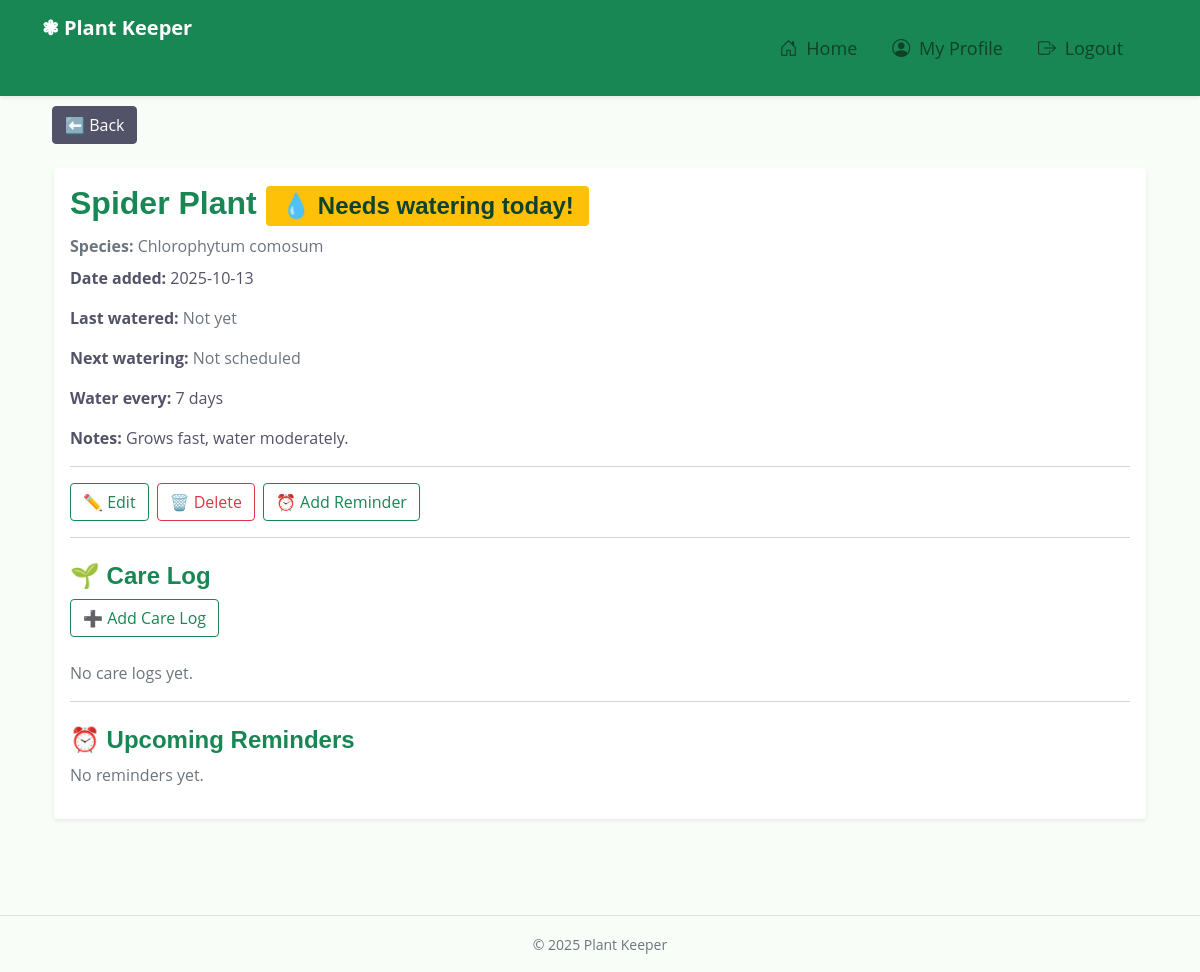
The app's page /plants/11/ (signed in) with its own data.
### main_app/models.py (models this page shows, shortened)
class Plant(models.Model):
    name = models.CharField(max_length=100)
    species = models.CharField(max_length=100)
    date_added = models.DateField(auto_now_add=True)
    last_watered_date = models.DateField(blank=True, null=True)
    watering_frequency = models.IntegerField(
        default=7, help_text="Days between watering"
    )
    notes = models.TextField(blank=True)
    user = models.ForeignKey(User, on_delete=models.CASCADE)
    def next_watering_date(self):
        if self.last_watered_date:
            return self.last_watered_date + timedelta(days=self.watering_frequency)
        return None
    @property
    def needs_watering(self):
        if not self.last_watered_date:
            return True
        days_passed = (date.today() - self.last_watered_date).days
        return days_passed >= self.watering_frequency

### main_app/views.py (the view)
# urls.py: path("plants/<int:pk>/", views.PlantDetail.as_view(), name="plant_detail"),
class PlantDetail(LoginRequiredMixin, DetailView):
    model = Plant
    template_name = "plants/detail.html"
    context_object_name = "plant"
    def get_context_data(self, **kwargs):
        context = super().get_context_data(**kwargs)
        plant = self.get_object()
        context["reminders"] = Reminder.objects.filter(
            plant=plant, is_completed=False, reminder_date__gte=date.today()
        ).order_by("reminder_date")
        context["today_reminders"] = Reminder.objects.filter(
            plant=plant, is_completed=False, reminder_date=date.today()
        )
        context['care_logs'] = CareLog.objects.filter(plant=plant).order_by('-date')
        return context

### main_app/templates/plants/detail.html (shortened to what this page needs)
{% extends "base.html" %}
{% block content %}
<div class="container py-5 position-relative">
  <a href="{% url 'plant_list' %}" class="btn btn-secondary back-btn">⬅️ Back</a>
  <div class="card shadow-sm border-0 mt-4">
    <div class="card-body">
      <h2 class="text-success">
        {{ plant.name }}
        {% if plant.needs_watering %}
            <span class="badge bg-warning text-dark">💧 Needs watering today!</span>
        {% endif %}
      </h2>
      <p class="text-muted mb-2"><strong>Species:</strong> {{ plant.species }}</p>
      <p><strong>Date added:</strong> {{ plant.date_added|date:"Y-m-d" }}</p>
      <p><strong>Last watered:</strong>
        {% if plant.last_watered_date %}
          {{ plant.last_watered_date|date:"Y-m-d" }}
        {% else %}
          <span class="text-muted">Not yet</span>
        {% endif %}
      </p>
      <p><strong>Next watering:</strong>
        {% if plant.next_watering_date %}
          {{ plant.next_watering_date|date:"Y-m-d" }}
        {% else %}
          <span class="text-muted">Not scheduled</span>
        {% endif %}
      </p>
      <p><strong>Water every:</strong> {{ plant.watering_frequency }} days</p>
      <p><strong>Notes:</strong> {{ plant.notes|default:"-" }}</p>
      <hr>
      <div class="d-flex gap-2">
        <a href="{% url 'plant_edit' plant.pk %}" class="btn btn-outline-success">✏️ Edit</a>
        <a href="{% url 'plant_delete' plant.pk %}" class="btn btn-outline-danger">🗑️ Delete</a>
        <a href="{% url 'reminder_add' %}?plant_id={{ plant.id }}" class="btn btn-outline-success">⏰ Add Reminder</a>
      </div>
      <hr>
      <h4 class="mt-4 text-success">🌱 Care Log</h4>
      <div class="mb-3">
          <a href="{% url 'carelog_add' %}?plant_id={{ plant.id }}" class="btn btn-outline-success mb-2">➕ Add Care Log</a>
      </div>
      {% if care_logs %}
        <ul>
          {% for log in care_logs %}
            <li>
              <strong>{{ log.action }}</strong> – {{ log.date|date:"Y-m-d" }}<br>
              <small>{{ log.note|default:"-" }}</small>
            </li>
          {% endfor %}
        </ul>
      {% else %}
        <p class="text-muted">No care logs yet.</p>
      {% endif %}
      <hr>
      <h4 class="mt-4 text-success">⏰ Upcoming Reminders</h4>
      {% if reminders %}
        <ul>
          {% for reminder in reminders %}
            <li>
              <strong>{{ reminder.reminder_type }}</strong> – {{ reminder.reminder_date }}<br>
              <small>{{ reminder.message }}</small>
            </li>
          {% endfor %}
        </ul>
      {% else %}
        <p class="text-muted">No reminders yet.</p>
      {% endif %}
    </div>
  </div>
</div>
{% endblock %}

### main_app/static/css/style.css (style rules this page uses)
:root { --primary: #348E38; --secondary: #525368; --light: #E8F5E9; --dark: #0F4229; }
h1, .h1, h2, .h2, .fw-bold { font-weight: 700 !important; }
h3, .h3, h4, .h4, .fw-medium { font-weight: 600 !important; }
.btn { transition: .5s; font-weight: 500; }
body { background-color: #f8fdf8; }
.back-btn { position: absolute; top: 10px; left: 10px; z-index: 1000; }

### records on screen
Plant: name "Spider Plant", species "Chlorophytum comosum", date_added "2025-10-13", watering_frequency "7", notes "Grows fast, water moderately."
